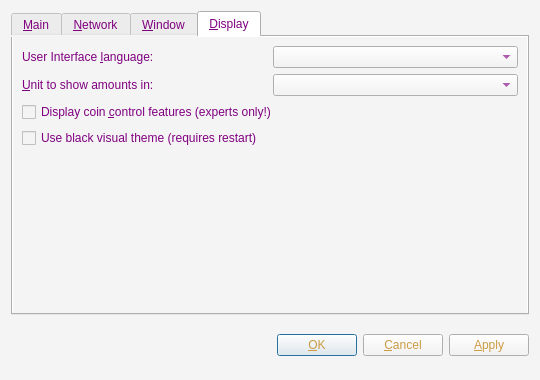
<?xml version="1.0" encoding="UTF-8"?>
<ui version="4.0">
 <class>OptionsDialog</class>
 <widget class="QDialog" name="OptionsDialog">
  <property name="geometry">
   <rect>
    <x>0</x>
    <y>0</y>
    <width>540</width>
    <height>380</height>
   </rect>
  </property>
  <property name="windowTitle">
   <string>Options</string>
  </property>
  <property name="styleSheet">
   <string notr="true">color: rgb(204, 155, 68);
background-color: rgb(244, 244, 244);</string>
  </property>
  <property name="modal">
   <bool>true</bool>
  </property>
  <layout class="QVBoxLayout" name="verticalLayout">
   <item>
    <widget class="QTabWidget" name="tabWidget">
     <property name="styleSheet">
      <string notr="true">color: #800080;</string>
     </property>
     <property name="tabPosition">
      <enum>QTabWidget::North</enum>
     </property>
     <property name="currentIndex">
      <number>3</number>
     </property>
     <widget class="QWidget" name="tabMain">
      <attribute name="title">
       <string>&amp;Main</string>
      </attribute>
      <layout class="QGridLayout" name="gridLayout">
       <item row="0" column="0" colspan="2">
        <widget class="QLabel" name="transactionFeeInfoLabel">
         <property name="text">
          <string>Optional transaction fee per kB that helps make sure your transactions are processed quickly. Most transactions are 1 kB. Fee 0.01 recommended.</string>
         </property>
         <property name="textFormat">
          <enum>Qt::PlainText</enum>
         </property>
         <property name="wordWrap">
          <bool>true</bool>
         </property>
        </widget>
       </item>
       <item row="1" column="0">
        <layout class="QHBoxLayout" name="horizontalLayoutFee">
         <item>
          <widget class="QLabel" name="transactionFeeLabel">
           <property name="text">
            <string>Pay transaction &amp;fee</string>
           </property>
           <property name="textFormat">
            <enum>Qt::PlainText</enum>
           </property>
           <property name="buddy">
            <cstring>transactionFee</cstring>
           </property>
          </widget>
         </item>
         <item>
          <widget class="BitcoinAmountField" name="transactionFee"/>
         </item>
         <item>
          <spacer name="horizontalSpacerFee">
           <property name="orientation">
            <enum>Qt::Horizontal</enum>
           </property>
           <property name="sizeHint" stdset="0">
            <size>
             <width>40</width>
             <height>20</height>
            </size>
           </property>
          </spacer>
         </item>
        </layout>
       </item>
       <item row="2" column="0" colspan="2">
        <widget class="QLabel" name="reserveBalanceInfoLabel">
         <property name="text">
          <string>Reserved amount does not participate in staking and is therefore spendable at any time.</string>
         </property>
         <property name="textFormat">
          <enum>Qt::PlainText</enum>
         </property>
         <property name="wordWrap">
          <bool>true</bool>
         </property>
        </widget>
       </item>
       <item row="3" column="0">
        <layout class="QHBoxLayout" name="horizontalLayoutReserveBalance">
         <item>
          <widget class="QLabel" name="reserveBalanceLabel">
           <property name="text">
            <string>Reserve</string>
           </property>
           <property name="textFormat">
            <enum>Qt::PlainText</enum>
           </property>
           <property name="buddy">
            <cstring>reserveBalance</cstring>
           </property>
          </widget>
         </item>
         <item>
          <widget class="BitcoinAmountField" name="reserveBalance"/>
         </item>
         <item>
          <spacer name="horizontalSpacerReserveBalance">
           <property name="orientation">
            <enum>Qt::Horizontal</enum>
           </property>
           <property name="sizeHint" stdset="0">
            <size>
             <width>40</width>
             <height>20</height>
            </size>
           </property>
          </spacer>
         </item>
        </layout>
       </item>
       <item row="4" column="0">
        <widget class="QCheckBox" name="bitcoinAtStartup">
         <property name="toolTip">
          <string>Automatically start ZuMY after logging in to the system.</string>
         </property>
         <property name="text">
          <string>&amp;Start ZuMY on system login</string>
         </property>
        </widget>
       </item>
       <item row="5" column="0">
        <spacer name="verticalSpacer_Main">
         <property name="orientation">
          <enum>Qt::Vertical</enum>
         </property>
         <property name="sizeHint" stdset="0">
          <size>
           <width>20</width>
           <height>40</height>
          </size>
         </property>
        </spacer>
       </item>
       <item row="6" column="0">
        <widget class="QLabel" name="label">
         <property name="toolTip">
          <string>&lt;html&gt;&lt;head/&gt;&lt;body&gt;&lt;p&gt;This setting determines the amount of individual masternodes that an input will be anonymized through. More rounds of anonymization gives a higher degree of privacy, but also costs more in fees.&lt;/p&gt;&lt;/body&gt;&lt;/html&gt;</string>
         </property>
         <property name="text">
          <string>Darksend rounds to use</string>
         </property>
        </widget>
       </item>
       <item row="6" column="1">
        <widget class="QSpinBox" name="darksendRounds">
         <property name="minimum">
          <number>2</number>
         </property>
         <property name="maximum">
          <number>16</number>
         </property>
         <property name="value">
          <number>3</number>
         </property>
        </widget>
       </item>
       <item row="7" column="0">
        <widget class="QLabel" name="label_2">
         <property name="toolTip">
          <string>This amount acts as a threshold to turn off Darksend once it's reached.</string>
         </property>
         <property name="statusTip">
          <string notr="true"/>
         </property>
         <property name="whatsThis">
          <string notr="true"/>
         </property>
         <property name="accessibleName">
          <string notr="true"/>
         </property>
         <property name="accessibleDescription">
          <string notr="true"/>
         </property>
         <property name="text">
          <string>Amount of ZuMY to keep anonymized</string>
         </property>
        </widget>
       </item>
       <item row="7" column="1">
        <widget class="QSpinBox" name="anonymizeZuMY">
         <property name="minimum">
          <number>2</number>
         </property>
         <property name="maximum">
          <number>10000</number>
         </property>
         <property name="singleStep">
          <number>10</number>
         </property>
         <property name="value">
          <number>1000</number>
         </property>
        </widget>
       </item>
      </layout>
     </widget>
     <widget class="QWidget" name="tabNetwork">
      <attribute name="title">
       <string>&amp;Network</string>
      </attribute>
      <layout class="QVBoxLayout" name="verticalLayout_Network">
       <item>
        <widget class="QCheckBox" name="mapPortUpnp">
         <property name="toolTip">
          <string>Automatically open the ZuMY client port on the router. This only works when your router supports UPnP and it is enabled.</string>
         </property>
         <property name="text">
          <string>Map port using &amp;UPnP</string>
         </property>
        </widget>
       </item>
       <item>
        <widget class="QCheckBox" name="connectSocks">
         <property name="toolTip">
          <string>Connect to the ZuMY network through a SOCKS5 proxy (e.g. when connecting through Tor).</string>
         </property>
         <property name="text">
          <string>&amp;Connect through SOCKS5 proxy:</string>
         </property>
        </widget>
       </item>
       <item>
        <layout class="QHBoxLayout" name="horizontalLayout_Network">
         <item>
          <widget class="QLabel" name="proxyIpLabel">
           <property name="text">
            <string>Proxy &amp;IP:</string>
           </property>
           <property name="textFormat">
            <enum>Qt::PlainText</enum>
           </property>
           <property name="buddy">
            <cstring>proxyIp</cstring>
           </property>
          </widget>
         </item>
         <item>
          <widget class="QValidatedLineEdit" name="proxyIp">
           <property name="maximumSize">
            <size>
             <width>140</width>
             <height>16777215</height>
            </size>
           </property>
           <property name="toolTip">
            <string>IP address of the proxy (e.g. 127.0.0.1)</string>
           </property>
          </widget>
         </item>
         <item>
          <widget class="QLabel" name="proxyPortLabel">
           <property name="text">
            <string>&amp;Port:</string>
           </property>
           <property name="textFormat">
            <enum>Qt::PlainText</enum>
           </property>
           <property name="buddy">
            <cstring>proxyPort</cstring>
           </property>
          </widget>
         </item>
         <item>
          <widget class="QLineEdit" name="proxyPort">
           <property name="maximumSize">
            <size>
             <width>55</width>
             <height>16777215</height>
            </size>
           </property>
           <property name="toolTip">
            <string>Port of the proxy (e.g. 9050)</string>
           </property>
          </widget>
         </item>
         <item>
          <spacer name="horizontalSpacer_Network">
           <property name="orientation">
            <enum>Qt::Horizontal</enum>
           </property>
           <property name="sizeHint" stdset="0">
            <size>
             <width>40</width>
             <height>20</height>
            </size>
           </property>
          </spacer>
         </item>
        </layout>
       </item>
       <item>
        <spacer name="verticalSpacer_Network">
         <property name="orientation">
          <enum>Qt::Vertical</enum>
         </property>
         <property name="sizeHint" stdset="0">
          <size>
           <width>20</width>
           <height>40</height>
          </size>
         </property>
        </spacer>
       </item>
      </layout>
     </widget>
     <widget class="QWidget" name="tabWindow">
      <attribute name="title">
       <string>&amp;Window</string>
      </attribute>
      <layout class="QVBoxLayout" name="verticalLayout_Window">
       <item>
        <widget class="QCheckBox" name="minimizeToTray">
         <property name="toolTip">
          <string>Show only a tray icon after minimizing the window.</string>
         </property>
         <property name="text">
          <string>&amp;Minimize to the tray instead of the taskbar</string>
         </property>
        </widget>
       </item>
       <item>
        <widget class="QCheckBox" name="minimizeOnClose">
         <property name="toolTip">
          <string>Minimize instead of exit the application when the window is closed. When this option is enabled, the application will be closed only after selecting Quit in the menu.</string>
         </property>
         <property name="text">
          <string>M&amp;inimize on close</string>
         </property>
        </widget>
       </item>
       <item>
        <spacer name="verticalSpacer_Window">
         <property name="orientation">
          <enum>Qt::Vertical</enum>
         </property>
         <property name="sizeHint" stdset="0">
          <size>
           <width>20</width>
           <height>40</height>
          </size>
         </property>
        </spacer>
       </item>
      </layout>
     </widget>
     <widget class="QWidget" name="tabDisplay">
      <attribute name="title">
       <string>&amp;Display</string>
      </attribute>
      <layout class="QVBoxLayout" name="verticalLayout_Display">
       <item>
        <layout class="QHBoxLayout" name="horizontalLayout_1_Display">
         <item>
          <widget class="QLabel" name="langLabel">
           <property name="text">
            <string>User Interface &amp;language:</string>
           </property>
           <property name="textFormat">
            <enum>Qt::PlainText</enum>
           </property>
           <property name="buddy">
            <cstring>lang</cstring>
           </property>
          </widget>
         </item>
         <item>
          <widget class="QValueComboBox" name="lang">
           <property name="toolTip">
            <string>The user interface language can be set here. This setting will take effect after restarting ZuMY.</string>
           </property>
          </widget>
         </item>
        </layout>
       </item>
       <item>
        <layout class="QHBoxLayout" name="horizontalLayout_2_Display">
         <item>
          <widget class="QLabel" name="unitLabel">
           <property name="text">
            <string>&amp;Unit to show amounts in:</string>
           </property>
           <property name="textFormat">
            <enum>Qt::PlainText</enum>
           </property>
           <property name="buddy">
            <cstring>unit</cstring>
           </property>
          </widget>
         </item>
         <item>
          <widget class="QValueComboBox" name="unit">
           <property name="toolTip">
            <string>Choose the default subdivision unit to show in the interface and when sending coins.</string>
           </property>
          </widget>
         </item>
        </layout>
       </item>
       <item>
        <widget class="QCheckBox" name="coinControlFeatures">
         <property name="toolTip">
          <string>Whether to show coin control features or not.</string>
         </property>
         <property name="text">
          <string>Display coin &amp;control features (experts only!)</string>
         </property>
        </widget>
       </item>
       <item>
        <widget class="QCheckBox" name="useBlackTheme">
         <property name="text">
          <string>Use black visual theme (requires restart)</string>
         </property>
        </widget>
       </item>
       <item>
        <spacer name="verticalSpacer_Display">
         <property name="orientation">
          <enum>Qt::Vertical</enum>
         </property>
         <property name="sizeHint" stdset="0">
          <size>
           <width>20</width>
           <height>40</height>
          </size>
         </property>
        </spacer>
       </item>
      </layout>
     </widget>
    </widget>
   </item>
   <item>
    <layout class="QHBoxLayout" name="horizontalLayout_Buttons">
     <item>
      <spacer name="horizontalSpacer_1">
       <property name="orientation">
        <enum>Qt::Horizontal</enum>
       </property>
       <property name="sizeHint" stdset="0">
        <size>
         <width>40</width>
         <height>48</height>
        </size>
       </property>
      </spacer>
     </item>
     <item>
      <widget class="QLabel" name="statusLabel">
       <property name="font">
        <font>
         <weight>75</weight>
         <bold>true</bold>
        </font>
       </property>
       <property name="text">
        <string/>
       </property>
       <property name="textFormat">
        <enum>Qt::PlainText</enum>
       </property>
       <property name="wordWrap">
        <bool>true</bool>
       </property>
      </widget>
     </item>
     <item>
      <spacer name="horizontalSpacer_2">
       <property name="orientation">
        <enum>Qt::Horizontal</enum>
       </property>
       <property name="sizeHint" stdset="0">
        <size>
         <width>40</width>
         <height>48</height>
        </size>
       </property>
      </spacer>
     </item>
     <item>
      <widget class="QPushButton" name="okButton">
       <property name="text">
        <string>&amp;OK</string>
       </property>
      </widget>
     </item>
     <item>
      <widget class="QPushButton" name="cancelButton">
       <property name="text">
        <string>&amp;Cancel</string>
       </property>
       <property name="autoDefault">
        <bool>false</bool>
       </property>
      </widget>
     </item>
     <item>
      <widget class="QPushButton" name="applyButton">
       <property name="text">
        <string>&amp;Apply</string>
       </property>
       <property name="autoDefault">
        <bool>false</bool>
       </property>
      </widget>
     </item>
    </layout>
   </item>
  </layout>
 </widget>
 <customwidgets>
  <customwidget>
   <class>BitcoinAmountField</class>
   <extends>QSpinBox</extends>
   <header>bitcoinamountfield.h</header>
   <container>1</container>
  </customwidget>
  <customwidget>
   <class>QValueComboBox</class>
   <extends>QComboBox</extends>
   <header>qvaluecombobox.h</header>
  </customwidget>
  <customwidget>
   <class>QValidatedLineEdit</class>
   <extends>QLineEdit</extends>
   <header>qvalidatedlineedit.h</header>
  </customwidget>
 </customwidgets>
 <resources/>
 <connections/>
</ui>
